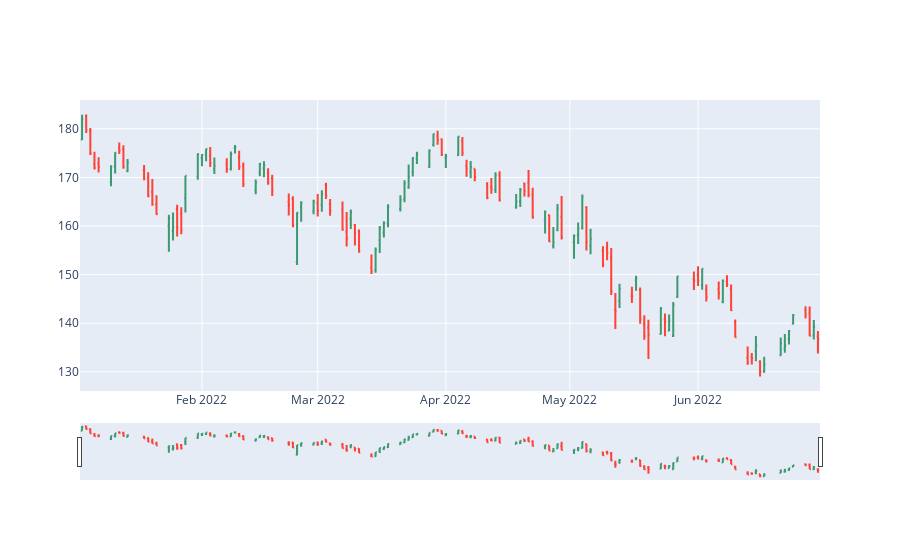

Here is the notebook cell this chart was saved with:
### Markdown cell above
## CANDLESTICK CHART

### Code cell
import chart_studio.plotly as py
import plotly.graph_objs as go
from plotly.offline import init_notebook_mode, iplot

# Plot OHLC Bar Chart
trace = go.Ohlc(x=apple.loc['2022'].index,
                open=apple.loc['2022'].Open,
                high=apple.loc['2022'].High,
                low=apple.loc['2022'].Low,
                close=apple.loc['2022'].Close)
data = [trace]
iplot(data, filename='simple_ohlc')
plt.figure(figsize=(17,9))
